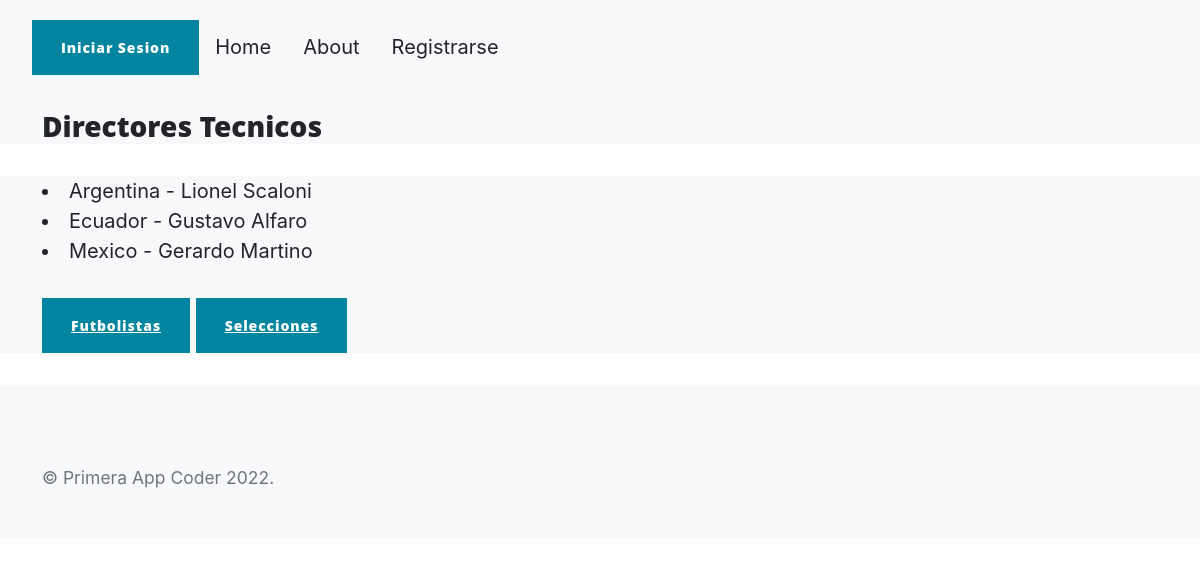
/tecnicos/, run on the app's committed database.
### entregaTeves/models.py (models this page shows)
class Tecnicos(models.Model):
    nombre = models.CharField(max_length=30)
    apellido = models.CharField(max_length=30)
    pais = models.CharField(max_length=30)

### entregaTeves/views.py (the view)
# urls.py: path('tecnicos/', tecnicos, name = 'tecnicos'),
def tecnicos(request):
    tecnicos = Tecnicos.objects.all().order_by('pais')
    contexto = {"Tecnicos":tecnicos}
    return render(request, 'entregaTeves/tecnicos.html', contexto)

### entregaTeves/Template/entregaTeves/tecnicos.html
{% extends "entregaTeves/padre.html" %}
{% load static %}
{% block section_name %}
<h3> Directores Tecnicos </h3>
{% endblock %}
{% block contenidoQueCambia %}
{% for f in Tecnicos %}
<li> {{f.pais}} - {{f.nombre}} {{f.apellido}}</li>
{%endfor %}
<p>
    <a class="btn btn-primary btn-xl" href="{% url 'futbolistas' %}">Futbolistas</a>
    <a class="btn btn-primary btn-xl" href="{% url 'selecciones' %}">Selecciones</a>
</p>
{% endblock %}

### data on the page
Tecnicos: pais "Argentina", nombre "Lionel", apellido "Scaloni"
Tecnicos: pais "Ecuador", nombre "Gustavo", apellido "Alfaro"
Tecnicos: pais "Mexico", nombre "Gerardo", apellido "Martino"
